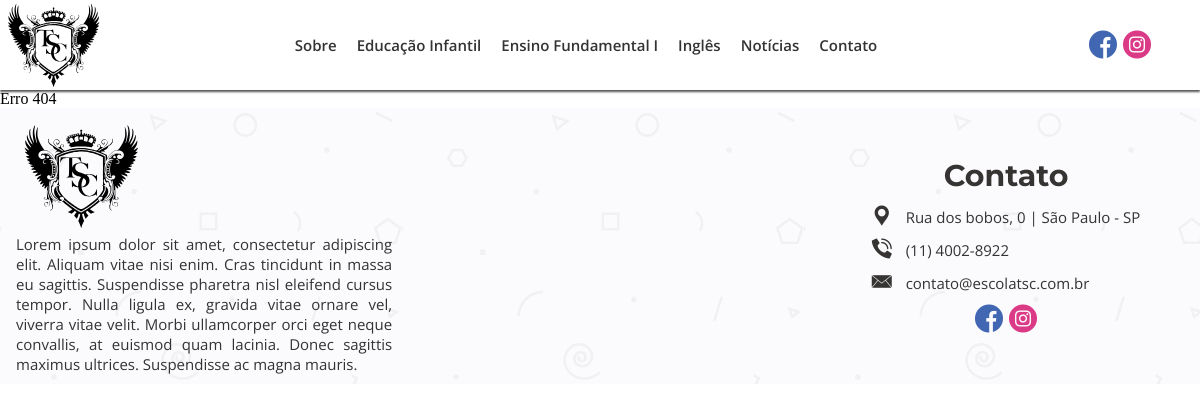
The app's page /noticias/noticias/post1 with its own data.
### tables this page shows
CREATE TABLE `menu_itens` (
  `id_menu` int(11) NOT NULL,
  `titulo_menu` varchar(50) NOT NULL,
  `url_menu` varchar(200) NOT NULL
);

CREATE TABLE `postagens` (
  `id_postagens` int(11) NOT NULL,
  `titulo_postagens` varchar(100) NOT NULL,
  `desc_postagens` text DEFAULT NULL,
  `conteudo_postagens` text NOT NULL,
  `tags_postagens` varchar(150) DEFAULT NULL,
  `data_criacao_postagens` date NOT NULL,
  `data_modificacao_postagens` date DEFAULT NULL,
  `total_visualizacao_postagens` int(11) DEFAULT 0,
  `ch_autor_postagens` int(11) NOT NULL,
  `status_postagens` int(11) NOT NULL,
  `url_postagens` varchar(200) NOT NULL,
  `categ_postagens` int(11) DEFAULT NULL,
  `capa_post` int(11) DEFAULT NULL
);

### index.php (called while the page is built, shortened)
<?php
    require_once("_funcPHP/config.php");
    $url = strip_tags(trim(filter_input(INPUT_GET, "page", FILTER_DEFAULT))) == "" ? "home" : strip_tags(trim(filter_input(INPUT_GET, "page", FILTER_DEFAULT)));
    $contPag = new conteudoPost();
    $dadosPagina = $contPag->conteudoPag($url);
    $html = new esqueleto($dadosPagina);
    $html->html5();
?>

### _funcPHP/config.php (called while the page is built, shortened)
<?php
function autoLoadClasses($class) {
    $baseDiretorios = ['MySql', "_HTML", "_Ajax", "phpMailer", "admin"];
    $analise = null;
    foreach ($baseDiretorios as $nomeDiretorio):
        if (!$analise && file_exists(__DIR__ . "/$nomeDiretorio/$class.php")):
            $analise = true;
        endif;
    endforeach;
}

### _funcPHP/MySql/conexaoBD.php (called while the page is built)
<?php
class conexaoBD {
    public static $instance;
    private static $sql = "mysql:host=" . HOST . ";dbname=" . BANK;
    private static $user = USER;
    private static $pass = PASS;
    public static function getInstance() {
        if (!isset(self::$instance)) {
            self::$instance = new PDO(self::$sql, self::$user, self::$pass, array(PDO::MYSQL_ATTR_INIT_COMMAND => "SET NAMES utf8"));
            self::$instance->setAttribute(PDO::ATTR_ERRMODE, PDO::ERRMODE_EXCEPTION);
            self::$instance->setAttribute(PDO::ATTR_ORACLE_NULLS, PDO::NULL_EMPTY_STRING);
        }
        return self::$instance;
    }
}

### _funcPHP/MySql/conteudoFooter.php (called while the page is built)
<?php
class conteudoFooter extends conexaoBD{
    private $conect;
    function __construct(){
        $this->conect = conexaoBD::getInstance();
    }
    public function descFooter(){
        try{
            $sql = "SELECT desc_postagens FROM postagens where url_postagens = 'sobre'";
            $letsGo = $this->conect->prepare($sql);
            $letsGo->execute();
            $res = $letsGo->fetch(PDO::FETCH_NUM);
            return $res[0];
        }catch(Exception $e){
            return $e->getMessage();
        }
    }
}

### _funcPHP/MySql/conteudoMenu.php (the view)
<?php
class conteudoMenu extends conexaoBD{
    private $conect;
    function __construct(){
        $this->conect = conexaoBD::getInstance();
    }
    public function getItensMenu(){
        try {
            $sql = "SELECT * FROM menu_itens";
            $letsGo = $this->conect->prepare($sql);
            $letsGo->execute();
            return $letsGo->fetchAll(PDO::FETCH_NUM);
        } catch (Exception $e) {
            echo $e->getMessage();
        }
    }
    public function getDescMenu($url){
        try{
            $sql = "SELECT desc_postagens FROM postagens WHERE url_postagens = :url_post";
            $letsGo = $this->conect->prepare($sql);
            $letsGo->bindValue(":url_post", $url);
            $letsGo->execute();
            return $letsGo->fetch(PDO::FETCH_NUM);
        }catch(Exception $e){
        }
    }
    public function ListaMenu(){
        $res = $this->getItensMenu();
        for($x = 0; $x < count($res); $x++){
            $descLink = $this->getDescMenu($res[$x][2]);
            @$descLink = substr($descLink[0], 0, 200);
            $res[$x] = "<li id='itens-menu-".$x."' class='pabx7'><a href='".URLBASE.$res[$x][2]."' alt='".$descLink."'>".$res[$x][1]."</a></li>";
        }
        return $res = implode("",$res);
    }
}

### _funcPHP/_HTML/esqueleto.php (shortened to what this page needs)
<?php
class esqueleto{
    private $conteudoPag;
    function __construct($dataPost){
        $this->conteudoPag = $dataPost;
    }
    public function html5(){
        $listaArquivos = new listarArquivos();
        $base =
        "<!DOCTYPE html5>".
        "<html lang = 'pt-br'>".
        "<head>".
            "<title>Escola TSC | ".ucfirst(@$this->conteudoPag["titulo_postagens"])."</title>".
            "<meta charset = 'UTF-8'/>".
            "<meta name='description' content='".@$this->conteudoPag["desc_postagens"]."'>".
            "<meta name='keywords' content='".@$this->conteudoPag["tags_postagens"]."'>".
            "<meta name='author' content='Antonio Walber - antoniowalber3000@hotmail.com.br'>".
            "<meta name='viewport' content='width=device-width, initial-scale=1.0'>".
            "<meta http-equiv='X-UA-Compatible' content='ie=edge'>".
            "<link rel='stylesheet' href='https://ajax.googleapis.com/ajax/libs/jqueryui/1.12.1/themes/smoothness/jquery-ui.css'>".
            "<link rel='shortcut icon' href='_midiasT/_imagensT/icon.ico' type='image/x-icon' />".
            $listaArquivos->listarCss().
        "</head>".
        "<body>".
        "<div id='container' class='pabx1'>".
            $this->cabecalho().
            "<div id = 'corpo-pagina'>".
                $this->paginacao().
            "</div>".
            $this->rodape().
        "</div>".
        "</body>".
        "</html>"
        ;
        echo $base;
    }
    private function cabecalho(){
        $contMenu = new conteudoMenu();
        $url = strip_tags(trim(filter_input(INPUT_GET, "page", FILTER_DEFAULT)));
        $urlq = explode("/", $url);
        $ba = "";
        if(count($urlq)>1){
            for($x=0;$x<count($urlq)-1;$x++){
                $ba .= "../";
            }
        }
        $cabecalho =
        "<header id='cabecalho' class='pabx2'>".
            "<div id='logo' class='pabx3'>".
                "<a href='".URLBASE."' alt='pagina inicial do site'><img src='".$ba."_midiasT/_imagensT/logo.svg' alt='logotipo escola tsc'/></a>".
            "</div>".
            "<div id='menu' class='pabx4'>".
                "<nav id='navegacao' class='pabx5'>".
                    "<input id='tab-nav' type='checkbox' class='tab-nav'/>".
                    "<label for='tab-nav' class='tab-nav-label'><i class='flaticon-menu-button-of-three-horizontal-lines'></i></label>".
                    "<menu id='corpo-menu' class='pabx6'>"
                        .$contMenu->ListaMenu().
                    "</menu>".
                "</nav>".
            "</div>".
            "<div id='redes-sociais' class='pabx8'>".
                "<a href='https://pt-br.facebook.com/' onmousemove=\"document.getElementById('balaof').style.display='block'\" onmouseout=\"document.getElementById('balaof').style.display='none'\" target='_blank' rel='noopener noreferrer' class='linkSocial'><i class='flaticon-facebook socialMedia' id='facebook'></i></a>".
                "<a href='https://www.instagram.com/' onmousemove=\"document.getElementById('balaoi').style.display='block'\" onmouseout=\"document.getElementById('balaoi').style.display='none'\" target='_blank' rel='noopener noreferrer' class='linkSocial'><i class='flaticon-instagram socialMedia' id='instagram'></i></a>".
                "<div id='balaof' class='balao'><p>fb/escolatsc</p></div>".
                "<div id='balaoi' class='balao'><p>@escolatsc</p></div>".
            "</div>".
        "</header>";
        return $cabecalho;
    }
    private function paginacao(){
        $url = strip_tags(trim(filter_input(INPUT_GET, "page", FILTER_DEFAULT)));
        if($this->conteudoPag == null){
            return "Erro 404";
        }
    }
    private function rodape(){
        $contFooter = new conteudoFooter();
        $url = strip_tags(trim(filter_input(INPUT_GET, "page", FILTER_DEFAULT)));
        $urlq = explode("/", $url);
        $ba = "";
        if(count($urlq)>1){
            for($x=0;$x<count($urlq)-1;$x++){
                $ba .= "../";
            }
        }
        $rodape =
        "<footer id='rodape' class='pabx9'>".
            "<div class='pabx10'>".
                "<div id='logo' class='pabx11'>".
                    "<a href='".URLBASE."' alt='Pagina inicial do site'><img src='".$ba."_midiasT/_imagensT/logo.svg' alt='logotipo escola tsc'/></a>".
                "</div>".
                "<div class='pabx12' id='desc-footer'>".
                   "<a href='".URLBASE."a-escola-primeira' alt='".$contFooter->descFooter()."'>" .$contFooter->descFooter(). "</a>".
                "</div>".
            "</div>".
            "<div class='pabx10' id='mapa-escola'>".
                "<iframe src='https://www.google.com/maps/embed?pb=!1m18!1m12!1m3!1d147708.7333704633!2d-45.65175222808894!3d-24.124031904571087!2m3!1f0!2f0!3f0!3m2!1i1024!2i768!4f13.1!3m3!1m2!1s0x94d25eb79db5dc93%3A0x13af0844526a5472!2sRef%C3%BAgio%20de%20Vida%20Silvestre%20do%20Arquip%C3%A9lago%20de%20Alcatrazes!5e0!3m2!1spt-BR!2sbr!4v1590716877943!5m2!1spt-BR!2sbr' width='600' height='450' frameborder='0' style='border:0;' allowfullscreen='' aria-hidden='false' tabindex='0'></iframe>".
            "</div>".
            "<div class='pabx10' id='contact'>".
                "<div class='pabx15' id='title-contact'>".
                    "<h1>Contato</h1>".
                "</div>".
                "<div class='pabx15' id='infos-contact'>".
                    "<p><i class='flaticon-tool'></i><a target='_blank' rel='noopener noreferrer' href='https://goo.gl/maps/AhcGYK8L1g5hPTFk7'> Rua dos bobos, 0 | São Paulo - SP</a></p>".
                    "<p><i class='flaticon-phone-call'></i><a href='tel:1140028922'> (11) 4002-8922</a></p>".
                    "<p><i class='flaticon-mail-closed-envelope-back'></i><a href='mailto:contato@escolatsc.com.br'> contato@escolatsc.com.br</a></p>".
                "</div>".
                "<div class='pabx15' id='redes-sociais'>".
                    "<a href='https://pt-br.facebook.com/' target='_blank' rel='noopener noreferrer' class='linkSocial'><i class='flaticon-facebook socialMedia' id='facebook'></i></a>".
                    "<a href='https://www.instagram.com/'  target='_blank' rel='noopener noreferrer' class='linkSocial'><i class='flaticon-instagram socialMedia' id='instagram'></i></a>".
                    "<div id='balaofc' class='balao'><p>fb/escola.primeira</p></div>".
                    "<div id='balaoic' class='balao'><p>@escolaprimeira</p></div>".
                "</div>".
            "</div>".
        "</footer>";
        return $rodape;
    }
}

### _css/style.css (style rules this page uses)
* { margin: 0; padding: 0; }
body { overflow-x: hidden; }
#container { max-width: 1364px; width: 100%; margin: 0 auto; padding: 0; overflow-x: hidden; display: flex; flex-direction: column; }
#cabecalho { width: 100%; height: 90px; background-color: #fff; box-shadow: 0 2px 2px #555; position: fixed; z-index: 120; top: 0; left: 0; margin: 0 auto; padding: 0; display: flex; }
#logo { width: 8%; display: flex; align-items: center; justify-content: center; padding: 5px; }
#logo img { width: 100%; height: auto; }
#menu { width: 80%; height: auto; position: relative; }
#corpo-menu { width: 100%; height: 100%; list-style: none; font-size: 15px; font-family: 'Open Sans', sans-serif; display: flex; align-items: center; justify-content: center; flex-wrap: wrap; }
#corpo-menu li.pabx7 { margin: 0 10px; }
#corpo-menu li.pabx7 a { text-decoration: none; color: #333; font-weight: 600; position: relative; transition: 0.4s; }
#corpo-menu li.pabx7 a:before { content: ""; width: 0px; height: 3px; background: #363432; position: absolute; top: 100%; left: 0; transition: 0.5s; mix-blend-mode: multiply; }
#corpo-menu li.pabx7 a:after { content: ""; width: 0px; height: 3px; background: #a1a39d; position: absolute; top: 100%; right: 0; transition: 0.5s; mix-blend-mode: multiply; }
#redes-sociais { width: 9%; font-size: 28px; display: flex; justify-content: center; align-items: center; position: relative; right: 0; }
#redes-sociais.pabx15 { width: 20%; }
#redes-sociais a { text-decoration: none; }
#redes-sociais i { margin: 0 3px; }
#redes-sociais i#facebook { color: #4267B2; }
#redes-sociais i#instagram { color: #DB3A86; }
#corpo-pagina { max-width: 1360px; margin-top: 90px; }
#rodape { width: 100%; display: flex; flex-direction: row; align-items: center; justify-content: center; background-image: url("../_imagensT/fundo.jpg"); position: relative; bottom: 0; padding: 10px; height: auto; }
#rodape .pabx10 { width: 33%; display: flex; flex-direction: column; align-items: center; justify-content: center; }
#rodape .pabx10 #logo { width: 30%; align-self: flex-start; }
#rodape .pabx10 #desc-footer a { font-size: 15px; font-family: 'Open Sans', sans-serif; text-align: justify; text-decoration: none; color: #333; display: block; width: 95%; }
#rodape #mapa-escola iframe { width: 90%; height: 250px; }
#rodape #contact #title-contact h1 { font-family: 'Montserrat', sans-serif; font-size: 30px; color: #363432; }
#rodape #contact #infos-contact p { margin: 10px 0; }
#rodape #contact #infos-contact i { color: #363432; font-size: 20px; }
#rodape #contact #infos-contact a { font-family: 'Open Sans', sans-serif; font-size: 15px; color: #333; text-decoration: none; margin-left: 10px; }

### records on screen
menu_itens: titulo_menu "Sobre"
menu_itens: titulo_menu "Educação Infantil"
menu_itens: titulo_menu "Ensino Fundamental I"
menu_itens: titulo_menu "Inglês"
menu_itens: titulo_menu "Notícias"
menu_itens: titulo_menu "Contato"
postagens: desc_postagens "Lorem ipsum dolor sit amet, consectetur adipiscing elit. Aliquam vitae nisi enim. Cras tincidunt in massa eu sagittis. Suspendisse pharetra nisl eleifend cursus tempor. Nulla ligula ex, gravida vitae ornare vel, viverra vitae velit. Morbi ullamcorper orci eget neque convallis, at euismod quam lacinia. Donec sagittis maximus ultrices. Suspendisse ac magna mauris."

### other values on screen
$this->paginacao() "Erro 404"
